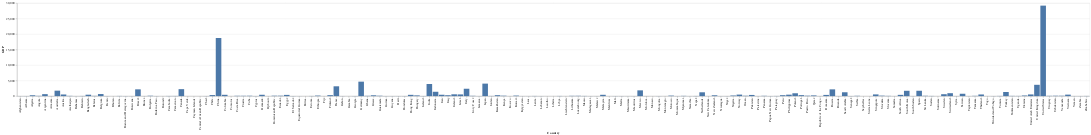

This figure's notebook cell:
### Markdown cell above
# Test

### Code cell
gdp_bar_chart = alt.Chart(df).mark_bar().encode(
    x='Country',
    y='GDP'
)
gdp_bar_chart.show()

### Figure 1 — Vega-Lite specification as saved in the notebook (floating-point values rounded to 4 significant figures; data arrays with more than 128 entries replaced by an {"elided": "..."} marker saying what was removed)
{"config": {"view": {"continuousWidth": 300, "continuousHeight": 300}}, "data": {"name": "data-f02688f467a64eefe810b7cb6d07fe85"}, "mark": {"type": "bar"}, "encoding": {"x": {"field": "Country", "type": "nominal"}, "y": {"field": "GDP", "type": "quantitative"}}, "$schema": "https://vega.github.io/schema/vega-lite/v5.20.1.json", "datasets": {"data-f02688f467a64eefe810b7cb6d07fe85": {"elided": "173 records"}}}
